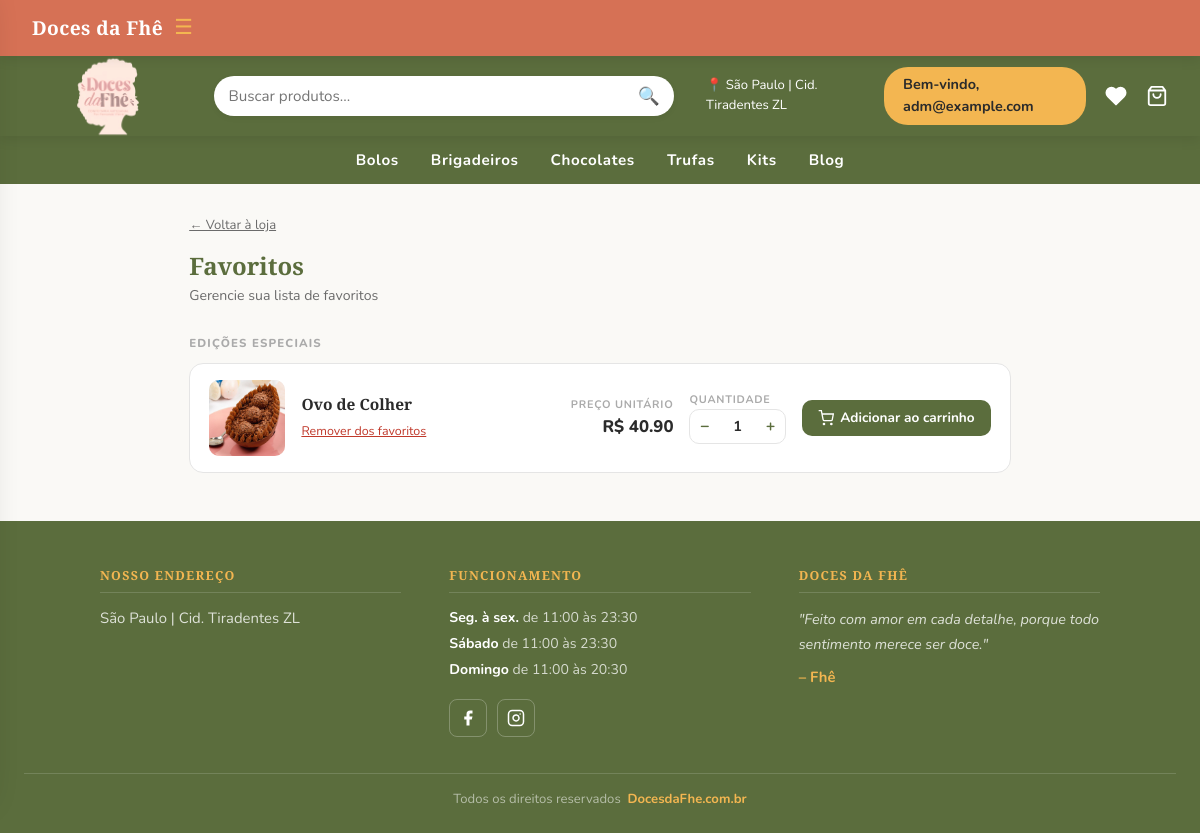
Screenshot of /favoritos (signed in) with the database file from the repository.
### models.py (models this page shows, shortened)
class SiteConfig(db.Model):
    __tablename__ = "site_config"
    id               = db.Column(db.Integer, primary_key=True)
    color_primary    = db.Column(db.String(20), default='#5B6D3D')
    color_secondary  = db.Column(db.String(20), default='#D67155')
    color_accent     = db.Column(db.String(20), default='#F3B651')
    color_dark       = db.Column(db.String(20), default='#932E50')
    color_bg         = db.Column(db.String(20), default='#FAF9F6')
    color_text       = db.Column(db.String(20), default='#2B2B2B')
    color_text_light = db.Column(db.String(20), default='#6B6B6B')
    font_title   = db.Column(db.String(100), default='Playfair Display')
    font_body    = db.Column(db.String(100), default='Nunito')
    font_size    = db.Column(db.String(10), default='16')
    title_weight = db.Column(db.String(10), default='700')
    body_weight  = db.Column(db.String(10), default='400')
    layout_mode  = db.Column(db.String(20), default='spacious')
    layout_width = db.Column(db.String(20), default='centered')
    btn_radius  = db.Column(db.String(10), default='12px')
    card_shadow = db.Column(db.String(10), default='medium')
    navbar_fixed = db.Column(db.Boolean, default=True)
    anim_enabled   = db.Column(db.Boolean, default=True)
    anim_intensity = db.Column(db.String(10), default='medium')
    site_name   = db.Column(db.String(100), default='Doces da Fhê')
    logo_url    = db.Column(db.String(255), nullable=True)
    logo_height     = db.Column(db.Integer, default=100)
    logo_fit        = db.Column(db.String(20), default='contain')
    carousel_height = db.Column(db.Integer, default=340)
    card_img_height = db.Column(db.Integer, default=200)
    card_radius     = db.Column(db.String(10), default='16px')
    flash_success   = db.Column(db.String(20), default='#d4edda')
    flash_error     = db.Column(db.String(20), default='#f8d7da')
    flash_info      = db.Column(db.String(20), default='#ffffff')
    updated_at      = db.Column(db.DateTime, default=datetime.utcnow, onupdate=datetime.utcnow)

class User(db.Model, UserMixin):
    __tablename__ = "users"
    id       = db.Column(db.Integer, primary_key=True)
    email    = db.Column(db.String(120), unique=True, nullable=False, index=True)
    password = db.Column(db.String(200), nullable=False)
    name     = db.Column(db.String(120), nullable=True)   # ✅ NOVO
    phone    = db.Column(db.String(20), nullable=False)
    cep      = db.Column(db.String(8), nullable=False)
    is_admin = db.Column(db.Boolean, default=False, nullable=False)
    reset_token        = db.Column(db.String(100), unique=True, nullable=True)
    reset_token_expiry = db.Column(db.DateTime, nullable=True)
    created_at = db.Column(db.DateTime, default=datetime.utcnow)

class ProdutoEspecial(db.Model):
    __tablename__ = "produtos_especiais"
    id           = db.Column(db.Integer, primary_key=True)
    evento_id    = db.Column(db.Integer, db.ForeignKey('eventos_especiais.id'), nullable=False)
    name         = db.Column(db.String(200), nullable=False)
    description  = db.Column(db.String(800), nullable=False)
    price        = db.Column(db.Numeric(10, 2), nullable=False)
    category     = db.Column(db.String(100), nullable=True, default='geral')
    image_url    = db.Column(db.String(300), nullable=True)
    mostrar      = db.Column(db.Boolean, default=True)   # mostrar/não mostrar na loja
    created_at   = db.Column(db.DateTime, default=datetime.utcnow)

### app.py (the view)
@app.route('/favoritos')
@login_required
def favoritos():
    fav_p, fav_k, fav_e = _fav_sets(current_user.id)
    produtos  = Product.query.filter(Product.id.in_(fav_p)).all()  if fav_p else []
    kits      = Kit.query.filter(Kit.id.in_(fav_k)).all()          if fav_k else []
    especiais = ProdutoEspecial.query.filter(ProdutoEspecial.id.in_(fav_e)).all() if fav_e else []
    return render_template('favoritos.html',
                           produtos=produtos, kits=kits, especiais=especiais,
                           fav_p=fav_p, fav_k=fav_k, fav_e=fav_e)

### app.py (called while the page is built)
@login_manager.user_loader
def load_user(user_id):
    return User.query.get(int(user_id))

@app.context_processor
def inject_globals():
    if current_user.is_authenticated:
        total_itens = db.session.query(
            db.func.sum(CarrinhoItem.quantidade)
        ).filter_by(user_id=current_user.id).scalar() or 0
    else:
        total_itens = 0
    site_config = SiteConfig.query.first()
    return dict(carrinho_total=total_itens, site_config=site_config)

def _fav_sets(user_id):
    favs = Favorito.query.filter_by(user_id=user_id).all()
    return (
        {f.produto_id  for f in favs if f.produto_id},
        {f.kit_id      for f in favs if f.kit_id},
        {f.especial_id for f in favs if f.especial_id},
    )

### templates/favoritos.html (shortened to what this page needs)
{% extends "admin/base.html" %}
{% block styles %}
<link rel="stylesheet" href="{{ url_for('static', filename='pag_dashboard.css') }}">
{% endblock %}
{% block content %}
<header>
  <div class="logo">
    <img class="logo-img"
         src="{{ url_for('static', filename=site_config.logo_url if site_config and site_config.logo_url else 'uploads/logo.png') }}"
         alt="{{ site_config.site_name if site_config else 'Doces da Fhê' }}" />
  </div>
  <div class="search-bar-wrap">
    <div class="search-bar">
      <input type="text" id="searchInput" placeholder="Buscar produtos..."
             onkeydown="if(event.key==='Enter') buscarGlobal()" />
      <button onclick="buscarGlobal()">🔍</button>
    </div>
  </div>
  <div class="header-right">
    <span class="location">📍 São Paulo | Cid. Tiradentes ZL</span>
    {% if current_user.is_authenticated %}
      <div class="user-menu">
        <span class="btn-entrar user-btn"
              onclick="this.closest('.user-menu').classList.toggle('open')">
          Bem-vindo, {{ (current_user.name or current_user.email).split()[0] }}
        </span>
      </div>
    {% else %}
      <a href="{{ url_for('login') }}" class="btn-entrar">Entrar</a>
    {% endif %}
    <a href="{{ url_for('favoritos') }}" class="cart-icon-wrap" title="Favoritos">
      <svg width="22" height="22" viewBox="0 0 24 24" fill="white" stroke="white" stroke-width="2" stroke-linecap="round" stroke-linejoin="round">
        <path d="M20.84 4.61a5.5 5.5 0 0 0-7.78 0L12 5.67l-1.06-1.06a5.5 5.5 0 0 0-7.78 7.78l1.06 1.06L12 21.23l7.78-7.78 1.06-1.06a5.5 5.5 0 0 0 0-7.78z"/>
      </svg>
    </a>
    <a href="{{ url_for('carrinho') }}" class="cart-icon-wrap">
      <svg width="22" height="22" fill="white" viewBox="0 0 24 24">
        <path d="M6 2 3 6v14a2 2 0 0 0 2 2h14a2 2 0 0 0 2-2V6l-3-4zM3 6h18M16 10a4 4 0 0 1-8 0"
              stroke="white" stroke-width="2" fill="none" stroke-linecap="round" stroke-linejoin="round"/>
      </svg>
    </a>
  </div>
</header>
<nav>
  <a href="{{ url_for('categoria', nome='bolos') }}">Bolos</a>
  <a href="{{ url_for('categoria', nome='brigadeiros') }}">Brigadeiros</a>
  <a href="{{ url_for('categoria', nome='chocolates') }}">Chocolates</a>
  <a href="{{ url_for('categoria', nome='trufas') }}">Trufas</a>
  <a href="{{ url_for('kits_loja') }}">Kits</a>
  <a href="#">Blog</a>
</nav>
<div class="fav-wrap">
  <p style="font-size:.82rem; color:var(--color-text-light); margin-bottom:1rem;">
    <a href="{{ url_for('dashboard') }}" style="color:inherit;">&#8592; Voltar à loja</a>
  </p>
  <h1 class="fav-titulo">Favoritos</h1>
  <p class="fav-sub">Gerencie sua lista de favoritos</p>
  {% if not produtos and not kits and not especiais %}
  <div class="fav-empty">
    <div class="fav-empty-icon">🤍</div>
    <p>Você ainda não tem nenhum favorito.<br>
       Clique no coração nos cards para salvar!</p>
    <a href="{{ url_for('dashboard') }}">Explorar produtos</a>
  </div>
  {% else %}
  {% macro fav_row(item, tipo, preco, link, img) %}
  <div class="fav-item" id="fav-{{ tipo }}-{{ item.id }}">
    <a href="{{ link }}" style="text-decoration:none;">
      <div class="fav-thumb">
        {% if img %}
          <img src="{{ url_for('static', filename=img) }}" alt="{{ item.name }}">
        {% else %}
          {% if tipo == 'kit' %}🎁{% else %}🍰{% endif %}
        {% endif %}
      </div>
    </a>
    <div class="fav-info">
      <a href="{{ link }}" style="text-decoration:none; color:inherit;">
        <h3>{{ item.name }}</h3>
      </a>
      <button class="fav-remover"
              data-tipo="{{ tipo }}" data-id="{{ item.id }}"
              onclick="removerFav(this)">Remover dos favoritos</button>
    </div>
    <div class="fav-col" style="align-items:center; flex-direction:row; gap:1rem; flex-wrap:wrap; justify-content:flex-end;">
      <div style="text-align:right;">
        <div class="fav-col-label">Preço Unitário</div>
        <div class="fav-preco">R$ {{ "%.2f"|format(preco) }}</div>
      </div>
      <div>
        <div class="fav-col-label">Quantidade</div>
        <div class="fav-qty" id="qty-fav-{{ tipo }}-{{ item.id }}">
          <button type="button" onclick="changeQtyFav('{{ tipo }}-{{ item.id }}', -1)">−</button>
          <span id="qtd-fav-{{ tipo }}-{{ item.id }}">1</span>
          <button type="button" onclick="changeQtyFav('{{ tipo }}-{{ item.id }}', 1)">+</button>
        </div>
      </div>
      <form method="POST" action="{{ url_for('adicionar_carrinho') }}" style="margin:0;">
        <button type="submit" class="fav-btn-cart">
          <svg width="16" height="16" fill="none" stroke="currentColor" stroke-width="2" viewBox="0 0 24 24">
            <circle cx="9" cy="21" r="1"/><circle cx="20" cy="21" r="1"/>
            <path d="M1 1h4l2.68 13.39a2 2 0 0 0 2 1.61h9.72a2 2 0 0 0 2-1.61L23 6H6"/>
          </svg>
          Adicionar ao carrinho
        </button>
      </form>
    </div>
  </div>
  {% endmacro %}
  {% if especiais %}
  <div class="fav-secao-titulo">Edições Especiais</div>
  {% for p in especiais %}
    {{ fav_row(p, 'especial', p.price, url_for('produto_especial_detalhe', id=p.id), p.image_url) }}
  {% endfor %}
  {% endif %}
  {% endif %}
</div>
<footer class="footer">
  <div class="footer-container">
    <div class="footer-col">
      <h3 class="footer-titulo">NOSSO ENDEREÇO</h3>
      <p class="footer-endereco">São Paulo | Cid. Tiradentes ZL</p>
    </div>
    <div class="footer-col">
      <h3 class="footer-titulo">FUNCIONAMENTO</h3>
      <p class="footer-hora"><strong>Seg. à sex.</strong> de 11:00 às 23:30</p>
      <p class="footer-hora"><strong>Sábado</strong> de 11:00 às 23:30</p>
      <p class="footer-hora"><strong>Domingo</strong> de 11:00 às 20:30</p>
      <div class="footer-social">
        <a href="https://www.facebook.com/Docesdafhe/?ref=NONE_xav_ig_profile_page_web" target="_blank" rel="noopener" class="social-icon" aria-label="Facebook">
          <svg xmlns="http://www.w3.org/2000/svg" width="18" height="18" viewBox="0 0 24 24" fill="currentColor">
            <path d="M18 2h-3a5 5 0 0 0-5 5v3H7v4h3v8h4v-8h3l1-4h-4V7a1 1 0 0 1 1-1h3z"/>
          </svg>
        </a>
        <a href="https://www.instagram.com/docesdafhe/" target="_blank" rel="noopener" class="social-icon" aria-label="Instagram">
        </a>
      </div>
    </div>
    <div class="footer-col">
      <h3 class="footer-titulo">DOCES DA FHÊ</h3>
      <p class="footer-quote">"Feito com amor em cada detalhe, porque todo sentimento merece ser doce."</p>
      <p class="footer-assinatura">– Fhê</p>
    </div>
  </div>
  <div class="footer-bottom">
    Todos os direitos reservados &nbsp;<a href="#" class="footer-site">DocesdaFhe.com.br</a>
  </div>
</footer>
{% endblock %}

### templates/admin/base.html (shortened to what this page needs)
<!DOCTYPE html>
<html>
<head>
  <link href="https://cdn.jsdelivr.net/npm/bootstrap@5.3.0/dist/css/bootstrap.min.css" rel="stylesheet">
  {% block styles %}{% endblock %}
  <link rel="stylesheet" href="{{ url_for('dynamic_styles') }}">
</head>
<body>
{% if current_user.is_authenticated and current_user.is_admin %}
<div class="topbar">
  <button class="topbar-btn" id="drawerToggle">
    <span class="topbar-title">{{ site_config.site_name if site_config else 'Doces da Fhê' }}</span>
    <span class="hamburger" id="hamburgerIcon">☰</span>
  </button>
</div>
{% endif %}
{% block content %}
{% endblock %}
</body>
</html>

### static/pag_dashboard.css (style rules this page uses)
:root { --color-primary: #5B6D3D; --color-secondary: #D67155; --color-accent: #F3B651; --color-dark: #932E50; --color-bg: #FAF9F6; --color-white: #FFFFFF; --color-text: #2B2B2B; --color-text-light: #6B6B6B; --color-border: #E5E5E5; --color-hover-primary: #4a5932; --color-hover-accent: #d9a13f; --color-hover-secondary:#b85a42; --shadow-sm: 0 2px 6px rgba(0,0,0,.05); --shadow-md: 0 4px 12px rgba(0,0,0,.08); --shadow-lg: 0 8px 20px rgba(0,0,0,.12); --radius-sm: 6px; --radius-md: 10px; --radius-lg: 16px; }
* { box-sizing: border-box; margin: 0; padding: 0; }
body { font-family: 'Nunito', sans-serif; background-image: url('../uploads/sites_doces.png'); background-size: cover; background-position: center; background-repeat: no-repeat; color: var(--color-text); margin: 0 !important; padding: 0 !important; }
header { background: var(--color-primary); padding: 0 2rem; display: flex; align-items: center; justify-content: space-between; height: 80px; position: sticky; top: 0; z-index: 100; box-shadow: var(--shadow-md); }
.logo { display: flex; align-items: center; gap: .6rem; }
.logo-img { height: 100px; width: auto; display: block; filter: brightness(1.05); }
.search-bar-wrap { flex: 1; display: flex; justify-content: center; padding: 0 2rem; }
.search-bar { background: var(--color-white); border-radius: 24px; display: flex; align-items: center; width: 460px; max-width: 100%; padding: .4rem .9rem; gap: .5rem; box-shadow: var(--shadow-sm); }
.search-bar input { border: none; outline: none; flex: 1; font-size: .95rem; font-family: 'Nunito', sans-serif; color: var(--color-text); background: transparent; }
.search-bar button { background: none; border: none; cursor: pointer; color: var(--color-primary); font-size: 1.1rem; }
.header-right { display: flex; align-items: center; gap: 1.2rem; }
.location { color: var(--color-white); font-size: .82rem; display: flex; align-items: center; gap: .3rem; }
.btn-entrar { background: var(--color-accent); color: var(--color-text); border: none; border-radius: 24px; padding: .45rem 1.2rem; font-weight: 700; font-size: .9rem; cursor: pointer; display: flex; align-items: center; gap: .4rem; transition: background .2s; text-decoration: none; }
.user-menu { position: relative; display: inline-flex; }
.user-btn { cursor: pointer; user-select: none; }
.cart-icon-wrap { position: relative; display: flex; align-items: center; cursor: pointer; text-decoration: none; }
nav { background: var(--color-primary); display: flex; gap: 2rem; justify-content: center; padding: .8rem 2rem; border-radius: 0 !important; margin-bottom: 0 !important; }
nav a { color: var(--color-white) !important; text-decoration: none; font-weight: 700; font-size: .95rem; letter-spacing: .04em; transition: color .2s; margin-right: 0 !important; }
.footer { background-color: var(--color-primary); color: var(--color-white); padding: 48px 24px 24px; }
.footer-container { display: flex; justify-content: space-between; align-items: flex-start; max-width: 1000px; margin: 0 auto; gap: 48px; }
.footer-col { flex: 1; }
.footer-titulo { font-family: 'Nunito', sans-serif; font-size: .78rem; font-weight: 800; letter-spacing: .1em; text-transform: uppercase; color: var(--color-accent); margin-bottom: 14px; border-bottom: 1px solid rgba(255,255,255,.15); padding-bottom: 8px; }
.footer-endereco { font-size: .93rem; color: rgba(255,255,255,.8); line-height: 1.6; margin: 0; }
.footer-hora { font-size: .88rem; color: rgba(255,255,255,.75); margin: 5px 0; }
.footer-hora strong { color: var(--color-white); font-weight: 700; }
.footer-quote { font-size: .9rem; color: rgba(255,255,255,.8); line-height: 1.7; font-style: italic; margin-bottom: 10px; }
.footer-assinatura { font-weight: 700; font-size: .92rem; color: var(--color-accent); }
.footer-social { display: flex; gap: 10px; margin-top: 18px; }
.social-icon { display: flex; align-items: center; justify-content: center; width: 38px; height: 38px; border-radius: 8px; border: 1.5px solid rgba(255,255,255,.25); color: var(--color-white); text-decoration: none; transition: background .2s, border-color .2s, transform .15s; }
.footer-bottom { text-align: center; margin-top: 36px; padding-top: 16px; border-top: 1px solid rgba(255,255,255,.15); font-size: .82rem; color: rgba(255,255,255,.55); }
.footer-site { color: var(--color-accent); text-decoration: none; font-weight: 700; transition: color .2s; }

### rows the page displays
SiteConfig: site_name "Doces da Fhê"
User: name+email "adm@example.com"
ProdutoEspecial: image_url (picture), name "Ovo de Colher", price "40.90"
